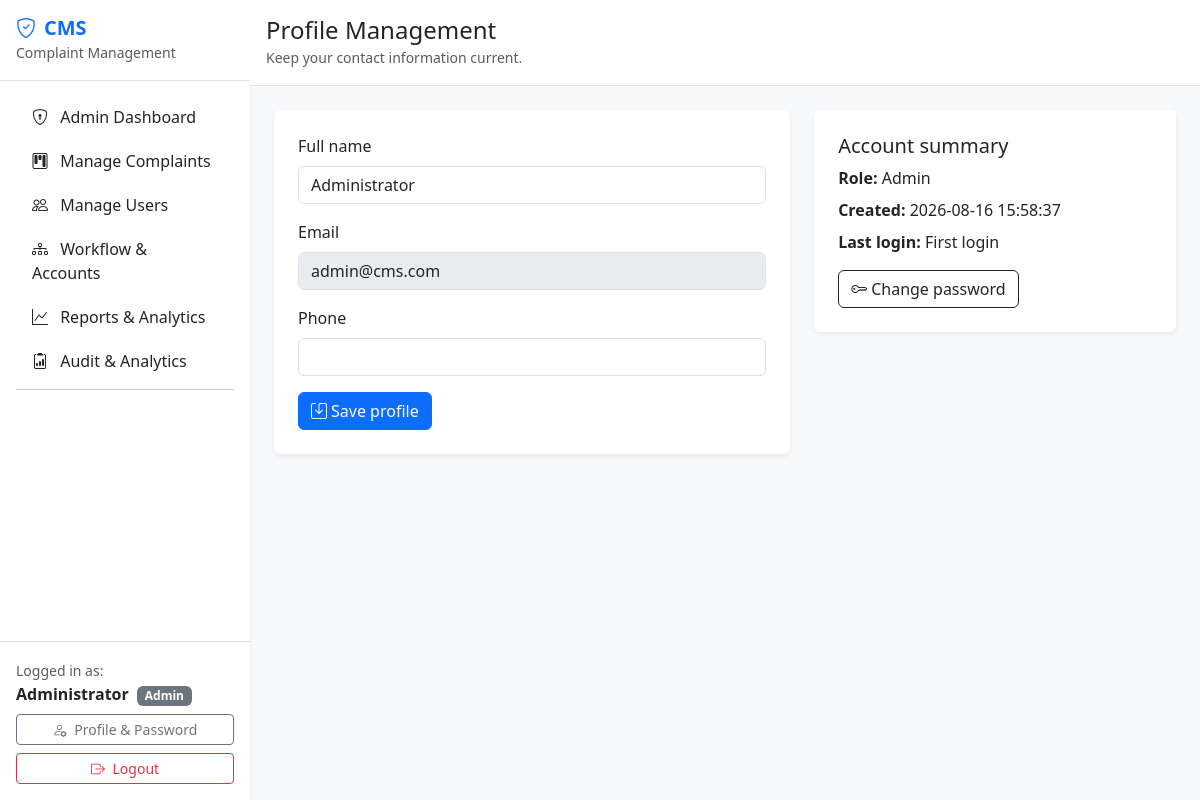
The app's page /profile.php (signed in) with its own data.
### tables this page shows
CREATE TABLE IF NOT EXISTS `users` (
  `id` INT AUTO_INCREMENT PRIMARY KEY,
  `full_name` VARCHAR(100) NOT NULL,
  `email` VARCHAR(150) NOT NULL UNIQUE,
  `password` VARCHAR(255) NOT NULL,
  `role` ENUM('user','admin','department','officer') NOT NULL DEFAULT 'user',
  `department_id` INT DEFAULT NULL,
  `is_active` TINYINT(1) NOT NULL DEFAULT 1,
  `created_at` TIMESTAMP DEFAULT CURRENT_TIMESTAMP,
  CONSTRAINT `fk_users_department` FOREIGN KEY (`department_id`) REFERENCES `departments`(`id`) ON DELETE SET NULL
);

### includes/security.php (called while the page is built, shortened)
<?php
function e(?string $value): string
{
    return htmlspecialchars((string)$value, ENT_QUOTES, 'UTF-8');
}
?>

### profile.php (the view, shortened to what this page needs)
<?php
require_once 'config.php';
$userId = (int)$_SESSION['user_id'];
$stmt = $conn->prepare('SELECT full_name, email, phone, role, created_at, last_login_at FROM users WHERE id = ? LIMIT 1');
$stmt->bind_param('i', $userId); $stmt->execute(); $user = $stmt->get_result()->fetch_assoc(); $stmt->close();
?><!doctype html><html lang="en"><head><meta charset="utf-8"><meta name="viewport" content="width=device-width, initial-scale=1"><title>Profile | Grievance Portal</title><link href="https://cdn.jsdelivr.net/npm/bootstrap@5.3.3/dist/css/bootstrap.min.css" rel="stylesheet"><link href="https://cdn.jsdelivr.net/npm/bootstrap-icons@1.11.3/font/bootstrap-icons.css" rel="stylesheet"></head><body class="bg-light"><div class="d-flex min-vh-100"><?php include 'includes/sidebar.php'; ?><main class="flex-grow-1"><header class="bg-white border-bottom p-3"><h4 class="mb-0">Profile Management</h4><small class="text-muted">Keep your contact information current.</small></header><div class="container-fluid p-4"><div class="row g-4"><div class="col-lg-7"><div class="card border-0 shadow-sm"><div class="card-body p-4"><?php if ($message): ?><div class="alert alert-success"><?=e($message)?></div><?php endif; ?><?php if ($error): ?><div class="alert alert-danger"><?=e($error)?></div><?php endif; ?><form method="post"><?=csrf_field()?><div class="mb-3"><label class="form-label">Full name</label><input class="form-control" name="full_name" value="<?=e($user['full_name'])?>" required maxlength="100"></div><div class="mb-3"><label class="form-label">Email</label><input class="form-control" value="<?=e($user['email'])?>" disabled></div><div class="mb-3"><label class="form-label">Phone</label><input class="form-control" name="phone" value="<?=e($user['phone'] ?? '')?>" maxlength="30"></div><button class="btn btn-primary"><i class="bi bi-save me-1"></i>Save profile</button></form></div></div></div><div class="col-lg-5"><div class="card border-0 shadow-sm"><div class="card-body p-4"><h5>Account summary</h5><p class="mb-2"><strong>Role:</strong> <?=e(ucfirst($user['role']))?></p><p class="mb-2"><strong>Created:</strong> <?=e($user['created_at'])?></p><p class="mb-3"><strong>Last login:</strong> <?=e($user['last_login_at'] ?? 'First login')?></p><a class="btn btn-outline-dark" href="change_password.php"><i class="bi bi-key me-1"></i>Change password</a></div></div></div></div></div></main></div></body></html>

### records on screen
users: full_name "Administrator", email "admin@cms.com", role "Admin", created_at "2026-08-16 15:58:37", last_login_at "First login"

### other values on screen
$_SESSION['user_name'] "Administrator"
$_SESSION['user_role'] "Admin"
